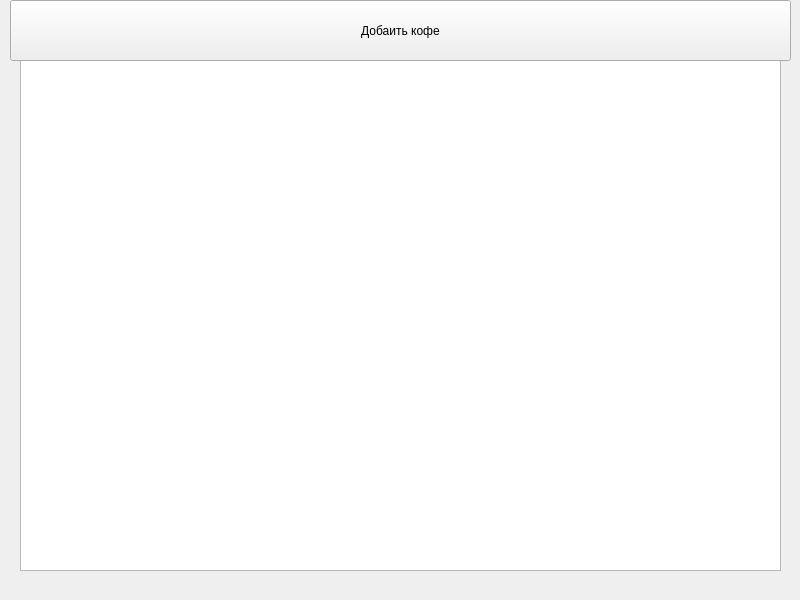
<?xml version="1.0" encoding="UTF-8"?>
<ui version="4.0">
 <class>MainWindow</class>
 <widget class="QMainWindow" name="MainWindow">
  <property name="geometry">
   <rect>
    <x>0</x>
    <y>0</y>
    <width>800</width>
    <height>600</height>
   </rect>
  </property>
  <property name="windowTitle">
   <string>MainWindow</string>
  </property>
  <widget class="QWidget" name="centralwidget">
   <widget class="QTableWidget" name="tableWidget">
    <property name="geometry">
     <rect>
      <x>20</x>
      <y>60</y>
      <width>761</width>
      <height>511</height>
     </rect>
    </property>
   </widget>
   <widget class="QPushButton" name="pushButton">
    <property name="geometry">
     <rect>
      <x>10</x>
      <y>0</y>
      <width>781</width>
      <height>61</height>
     </rect>
    </property>
    <property name="text">
     <string>Добаить кофе</string>
    </property>
   </widget>
  </widget>
 </widget>
 <resources/>
 <connections/>
</ui>
